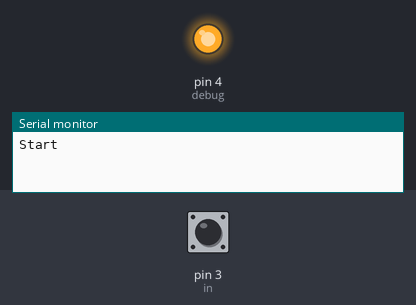
The sketch below on a simulated Arduino Uno, built with avr-gcc and run on an emulated ATmega328P. On the bench: output pins drawn as LEDs (lit = HIGH), the last lines printed to the serial monitor. The inputs (shaded band) are chosen by the test bench; at power-on: pin 3 (in) LOW.

Above: at 1.2 s.
1.3 s: pin 3 (in) pulsed HIGH 2 times (0.12 s each, 0.3 s apart)
At 1.8 s:
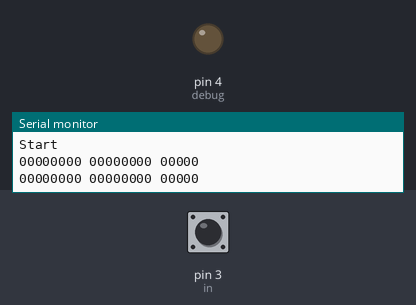
Timing chart, 0 to 4.3 s (numbered marks = the images above; inputs shaded):
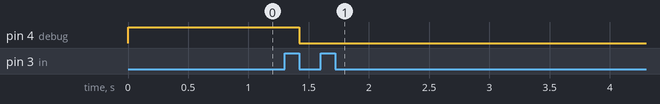

Measured:
- after the input at 1.3 s, pin 4 (debug): HIGH → LOW after 0.12 s

The sketch:

Capture.ino
```cpp
int in = 3;
int inInterrupt = 1;
int debug = 4;

static const int prescaler = 1;
static const double systemHz = 16000000;
static const double bitLength = 52.0 / 1000000.0;
static const unsigned int finetuning = 47; // fine-tuned with an oscilloscope
static const unsigned int timerPreload = 65536 - systemHz / prescaler / (1 / bitLength) + finetuning;
static const unsigned int timerPreload2 = 65536 - systemHz / prescaler / (1 / (bitLength / 2)) + finetuning;

static const int sampleLength = 52;
static const int maxSampleBytes = 500;

volatile bool intrReading = false;
volatile bool intrFirst;
volatile int intrAtBit;
volatile int intrAtByte;
volatile int intrOnes;
volatile int intrZeroes;
unsigned char intrSamples[maxSampleBytes];

volatile bool intrHasCapture = false;

// the loop routine runs over and over again forever:
void setup() {
  pinMode(debug, OUTPUT);
  pinMode(in, INPUT);
  digitalWrite(debug, HIGH);
  setupTimer();
  Serial.begin(115200);
  Serial.println("Start");
  enableCaptureInterrupt();
}

void enableCaptureInterrupt()
{
  attachInterrupt(inInterrupt, startCapture, FALLING);
}

void setupTimer()
{
  // initialize timer1
  noInterrupts();           // disable all interrupts
  TCCR1A = 0;
  TCCR1B = 0;

  TCNT1 = timerPreload2;            // preload timer 65536-16MHz/256/2Hz
//  TCCR1B |= (1 << CS12);    // 256 prescaler
  TCCR1B |= (1 << CS10);    // no prescaler
//  TIMSK1 |= (1 << TOIE1);   // enable timer overflow interrupt
  interrupts();             // enable all interrupts
}

void enableTimer()
{
  TIMSK1 |= (1 << TOIE1);
  intrReading = true;
  intrFirst = true;
  intrAtBit = 0;
  intrAtByte = 0;
  intrOnes = 0;
  intrZeroes = 0;
  intrSamples[0] = 0;
}

void disableTimer()
{
  intrReading = false;
  TIMSK1 &= ~(1 << TOIE1);
}

ISR(TIMER1_OVF_vect)
{
  TCNT1 = timerPreload;            // preload timer
#if 1
  int value = digitalRead(in) == HIGH ? 1 : 0;
  digitalWrite(debug, value);
  intrSamples[intrAtByte] |= value << intrAtBit;
  if (++intrAtBit == 8) {
    ++intrAtByte;
    intrSamples[intrAtByte] = 0;
    intrAtBit = 0;
  }
  if (value) {
    ++intrOnes;
    intrZeroes = 0;
  } else {
    ++intrZeroes;
    intrOnes = 0;
  }
  if (intrOnes > 20 || intrZeroes > 20 || intrAtByte == maxSampleBytes) {
    disableTimer();
  }
#else
  static int value = 0;
  value ^= 1;
  digitalWrite(out, value);
  digitalWrite(debug, value);
#endif
}

void startCapture() {
  enableTimer();
  intrHasCapture = true;
  detachInterrupt(inInterrupt);
}

void dump() {
  while (intrReading) {
    // wait
  }
  intrHasCapture = false;
  for (int c = 0; c < intrOnes; ++c) {
    if (intrAtBit-- == 0) {
      intrAtBit = 7;
      --intrAtByte;
    }
  }
  if (intrAtByte || intrAtBit) {
    for (int atByte = 0, atBit = 0;
         atByte != intrAtByte || atBit != intrAtBit;
         (++atBit == 8) ? (atBit = 0, ++atByte) : 0) {
      if (atByte && atBit == 0) {
        Serial.print(" ");
      }
      Serial.print((intrSamples[atByte] & (1 << atBit)) ? '1' : '0');
    }
    if (intrZeroes == 20) {
      Serial.print("/*..*/");
    }
    Serial.println();
  }
  enableCaptureInterrupt();
}

void loop() {
  if (intrHasCapture) {
    dump();
  }
}
```
